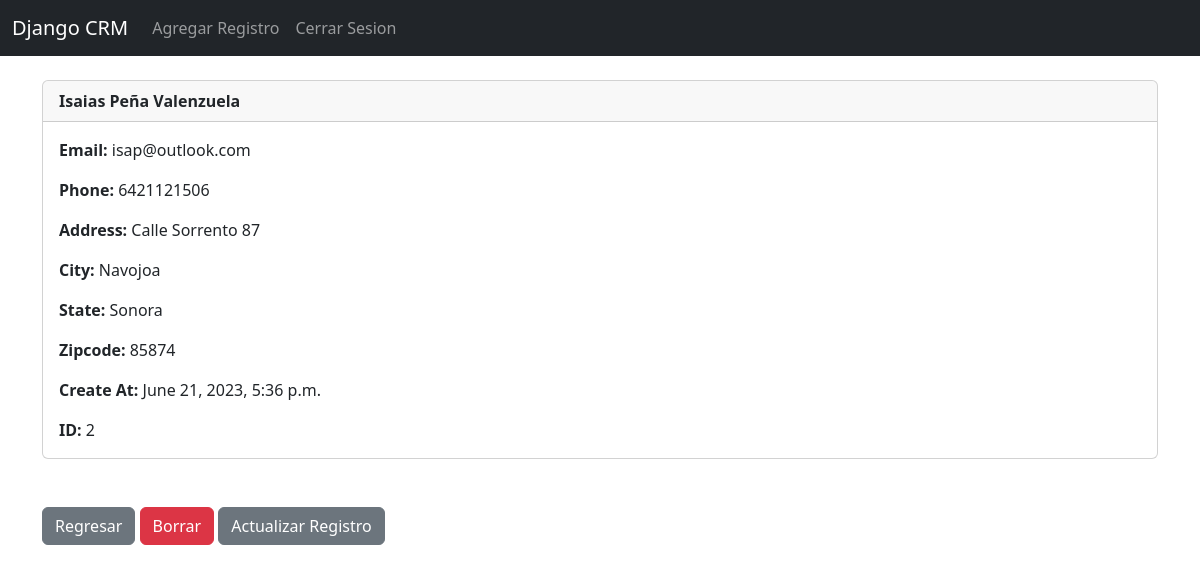
The app's page /record/2 (signed in) with its own data.
### website/models.py (models this page shows, shortened)
class Record(models.Model):
    created_at = models.DateTimeField(auto_now_add=True)
    first_name = models.CharField(max_length=50)
    last_name = models.CharField(max_length=50)
    email = models.CharField(max_length=100)
    phone = models.CharField(max_length=15)
    address = models.CharField(max_length=100)
    city = models.CharField(max_length=50)
    state = models.CharField(max_length=50)
    zipcode = models.CharField(max_length=20)

### website/views.py (the view)
# urls.py: path('record/<int:pk>',views.customer_record, name ='record'),
def customer_record(request, pk):
    if request.user.is_authenticated:
        customer_record = Record.objects.get(id=pk)
        return render(request,'record.html',{'customer_record':customer_record})
    else:
        messages.error(request,"Debes iniciar sesion para ver esta pagina!")
        return redirect('home')

### website/templates/record.html
{% extends 'base.html' %}
{% block content %}
<div class="card">
    <div class="card-header"><strong>
          {{ customer_record.first_name }}
          {{ customer_record.last_name }}</strong>
    </div>
    <div class="card-body">
  <p class="card-text">
  <strong>Email: </strong>{{ customer_record.email }}</p>
  <p class="card-text">
  <strong>Phone: </strong>{{ customer_record.phone }}
  </p>
  <p class="card-text">
  <strong>Address: </strong>{{ customer_record.address }}</p>
  <p class="card-text">
  <strong>City: </strong>{{ customer_record.city }}</p>
  <p class="card-text">
  <strong>State: </strong>{{ customer_record.state }}</p>
  <p class="card-text">
  <strong>Zipcode: </strong>{{ customer_record.zipcode }}</p>
  <p class="card-text">
  <strong>Create At: </strong>{{ customer_record.created_at }}</p>
  <p class="card-text">
  <strong>ID: </strong>{{ customer_record.id }}</p>
    </div>
  </div>
<br /><br />
<a href="{% url 'home' %}" class="btn btn-secondary">Regresar</a>
<a href="{% url 'delete_record' customer_record.id %}" class="btn btn-danger">Borrar</a>
<a href="{% url 'update_record' customer_record.id %}" class="btn btn-secondary">Actualizar Registro</a>
{% endblock %}

### records on screen
Record: first_name "Isaias", last_name "Peña Valenzuela", email "isap@outlook.com", phone "6421121506", address "Calle Sorrento 87", city "Navojoa", state "Sonora", zipcode "85874", created_at "June 21, 2023, 5:36 p.m.", id "2"
